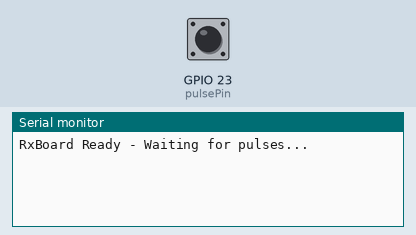
This sketch was run on a simulated ESP32. Shown: the last lines printed to the serial monitor. The test bench sets the inputs (shaded band); at power-on: GPIO 23 (pulsePin) HIGH.

Above: at 1.2 s.
1.3 s: GPIO 23 (pulsePin) pulled LOW for 0.15 s
At 1.7 s:
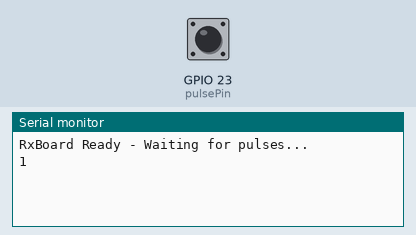
At 2.6 s:
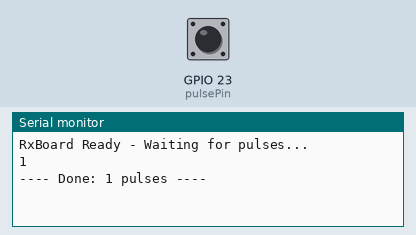

The sketch:

4ESP.ino
```cpp
const int pulsePin = 23;

volatile unsigned long pulseCount = 0;
volatile bool newPulse = false;

void IRAM_ATTR onPulse() {
  pulseCount++;
  newPulse = true;
}

void setup() {
  pinMode(pulsePin, INPUT_PULLUP);
  attachInterrupt(digitalPinToInterrupt(pulsePin), onPulse, FALLING);
  Serial.begin(115200);
  Serial.println("RxBoard Ready - Waiting for pulses...");
}

unsigned long lastPulseTime = 0;
unsigned long displayedCount = 0;
bool sessionActive = false;

void loop() {
  if (newPulse) {
    newPulse = false;
    lastPulseTime = millis();
    sessionActive = true;

    // แสดงตัวเลขนับขึ้น
    Serial.println(pulseCount);
  }

  // ถ้าหยุด pulse นานกว่า 500ms = จบชุดนี้แล้ว
  if (sessionActive && (millis() - lastPulseTime) > 500) {
    Serial.println("---- Done: " + String(pulseCount) + " pulses ----");
    Serial.println();
    pulseCount = 0;
    sessionActive = false;
  }
}
```

Measured:
- after the input at 1.3 s, the serial monitor: prints a new line at once (image 1)
